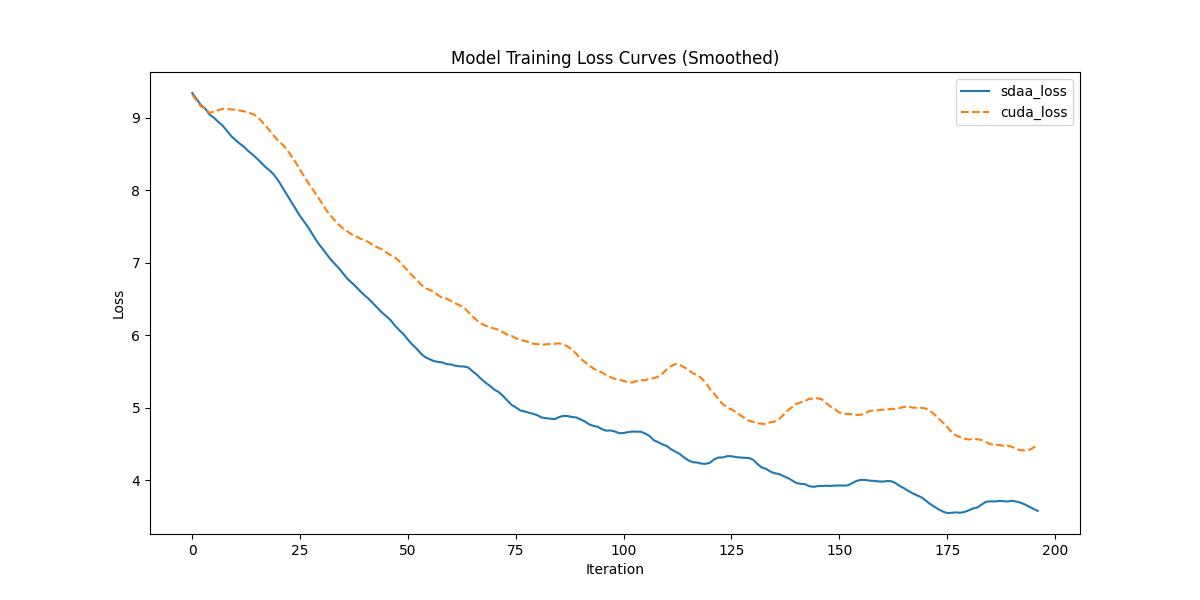

Here is the Python script that generated this plot:
# BSD 3- Clause License Copyright (c) 2023, Tecorigin Co., Ltd. All rights
# reserved.
# Redistribution and use in source and binary forms, with or without
# modification, are permitted provided that the following conditions are met:
# Redistributions of source code must retain the above copyright notice,
# this list of conditions and the following disclaimer.
# Redistributions in binary form must reproduce the above copyright notice,
# this list of conditions and the following disclaimer in the documentation
# and/or other materials provided with the distribution.
# Neither the name of the copyright holder nor the names of its contributors
# may be used to endorse or promote products derived from this software
# without specific prior written permission.
#
# THIS SOFTWARE IS PROVIDED BY THE COPYRIGHT HOLDERS AND CONTRIBUTORS "AS IS"
# AND ANY EXPRESS OR IMPLIED WARRANTIES, INCLUDING, BUT NOT LIMITED TO, THE
# IMPLIED WARRANTIES OF MERCHANTABILITY AND FITNESS FOR A PARTICULAR PURPOSE
# ARE DISCLAIMED. IN NO EVENT SHALL THE COPYRIGHT HOLDER OR CONTRIBUTORS BE
# LIABLE FOR ANY DIRECT, INDIRECT, INCIDENTAL, SPECIAL, EXEMPLARY, OR
# CONSEQUENTIAL DAMAGES (INCLUDING, BUT NOT LIMITED TO, PROCUREMENT OF
# SUBSTITUTE GOODS OR SERVICES; LOSS OF USE, DATA, OR PROFITS; OR BUSINESS
# INTERRUPTION)
# HOWEVER CAUSED AND ON ANY THEORY OF LIABILITY, WHETHER IN CONTRACT,
# STRICT LIABILITY,OR TORT (INCLUDING NEGLIGENCE OR OTHERWISE)  ARISING IN ANY
# WAY OUT OF THE USE OF THIS SOFTWARE, EVEN IF ADVISED OF THE POSSIBILITY
# OF SUCH DAMAGE.
import re
import numpy as np
import matplotlib.pyplot as plt
from scipy.signal import savgol_filter
def compare_loss(benchmark_loss_array, sdaa_loss_array):

    # 截取前100个step的数据
    benchmark_loss_array = benchmark_loss_array[:100]
    sdaa_loss_array = sdaa_loss_array[:100]
    def MeanRelativeError(cuda_loss, sdaa_loss):
        return ((sdaa_loss - cuda_loss) / cuda_loss).mean()

    def MeanAbsoluteError(cuda_loss, sdaa_loss):
        return (sdaa_loss - cuda_loss).mean()

    benchmark_mean_loss = benchmark_loss_array
    sdaa_mean_loss = sdaa_loss_array

    benchmark_compare_loss = benchmark_mean_loss
    sdaa_compare_loss = sdaa_mean_loss
    mean_relative_error = MeanRelativeError(benchmark_compare_loss, sdaa_compare_loss)
    mean_absolute_error = MeanAbsoluteError(benchmark_compare_loss, sdaa_compare_loss)

    print("MeanRelativeError:", mean_relative_error)
    print("MeanAbsoluteError:", mean_absolute_error)

    if mean_relative_error <= mean_absolute_error:
        print("Rule,mean_relative_error", mean_relative_error)
    else:
        print("Rule,mean_absolute_error", mean_absolute_error)

    print_str = f"{mean_relative_error=} <= 0.05 or {mean_absolute_error=} <= 0.0002"
    if mean_relative_error <= 0.05 or mean_absolute_error <= 0.0002:
        print('pass', print_str)
        return True, print_str
    else:
        print('fail', print_str)
        return False, print_str

def parse_string(string):
    #默认取rank 0 进行对比，这里根据情况修改
    pattern=r"loss:\s*([\d\.e-]+)"
    # pattern1=r"\|Loss:\s*([\d\.e-]+)"
    match = re.findall(pattern, string)  or re.findall(pattern1, string)
    return match

def parse_loss(ret_list):
    step_num=len(ret_list)
    loss_arr = np.zeros(shape=(step_num, ))
    i=0
    for loss in ret_list:
        loss = float(loss)
        loss_arr[i] = loss
        i+=1
        if i>=step_num: break
    print(loss_arr)
    return loss_arr


def plot_loss(sdaa_loss,a100_loss):
    fig, ax = plt.subplots(figsize=(12, 6))

    smoothed_losses = savgol_filter(sdaa_loss, 5, 1)
    x = list(range(len(sdaa_loss)))
    ax.plot(x, smoothed_losses, label="sdaa_loss")

    smoothed_losses = savgol_filter(a100_loss, 5, 1)
    x = list(range(len(a100_loss)))
    ax.plot(x, smoothed_losses, "--", label="cuda_loss")

    ax.set_xlabel("Iteration")
    ax.set_ylabel("Loss")
    ax.set_title("Model Training Loss Curves (Smoothed)")
    ax.legend()
    plt.savefig("loss.jpg")

if __name__=="__main__":
    from argparse import ArgumentParser,ArgumentTypeError
    parser = ArgumentParser(description='modelzoo')
    parser.add_argument('--sdaa-log', type=str,default="sdaa.log")
    parser.add_argument('--cuda-log', type=str,default="cuda.log")
    args=parser.parse_args()

    sdaa_log = args.sdaa_log   
    with open(sdaa_log, 'r') as f:
        s = f.read()
    sdaa_res = parse_string(s)

    a100_log = args.cuda_log  
    with open(a100_log, 'r') as f:
        s = f.read()
    a100_res = parse_string(s)
    length=min(len(a100_res),len(sdaa_res))
    sdaa_loss = parse_loss(sdaa_res[:length])
    a100_loss = parse_loss(a100_res[:length])
    compare_loss(a100_loss, sdaa_loss) # 比较loss
    plot_loss(sdaa_loss,a100_loss) # 对比loss曲线图
